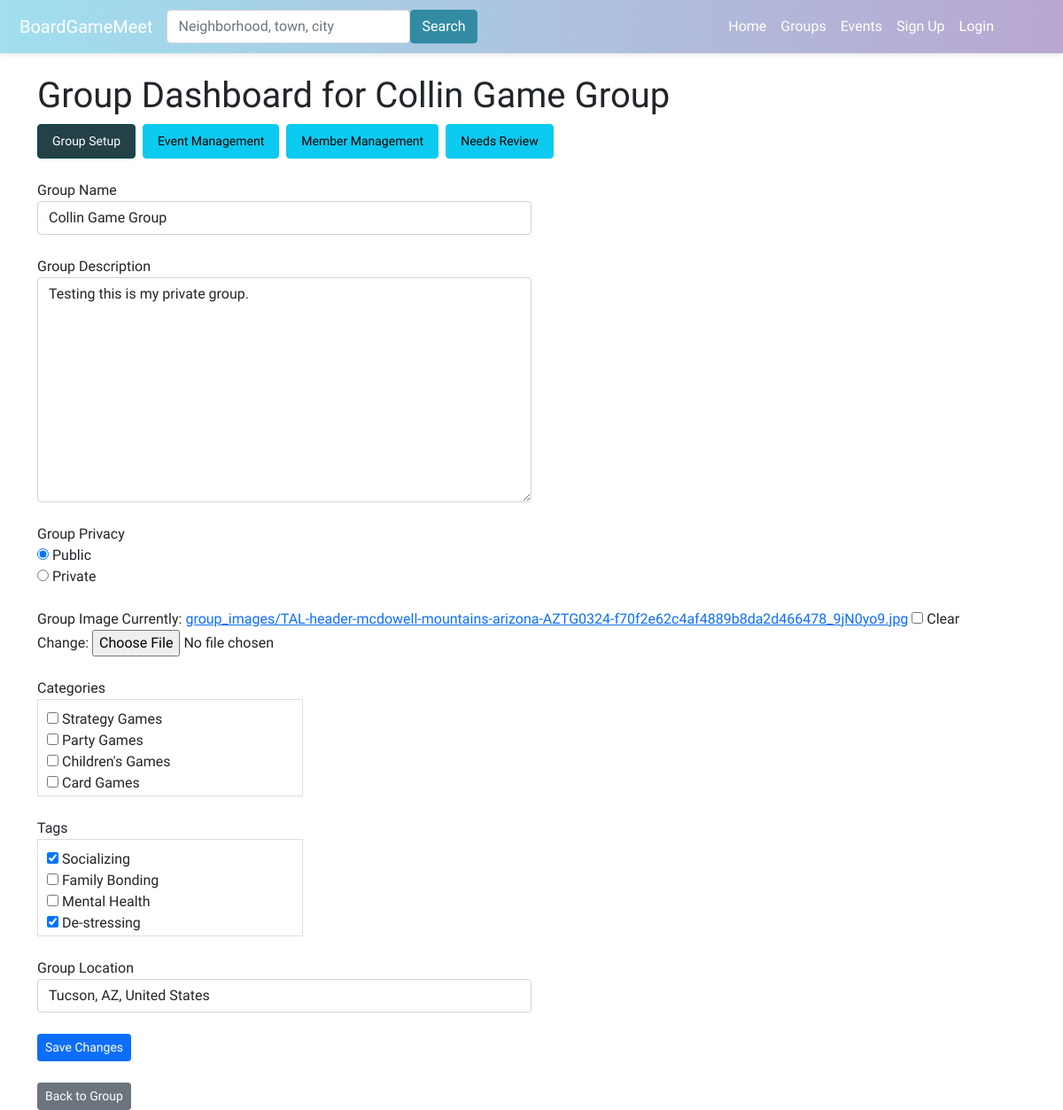
The page /group-dashboard/collin-game-group-5/ on the database as committed earlier.
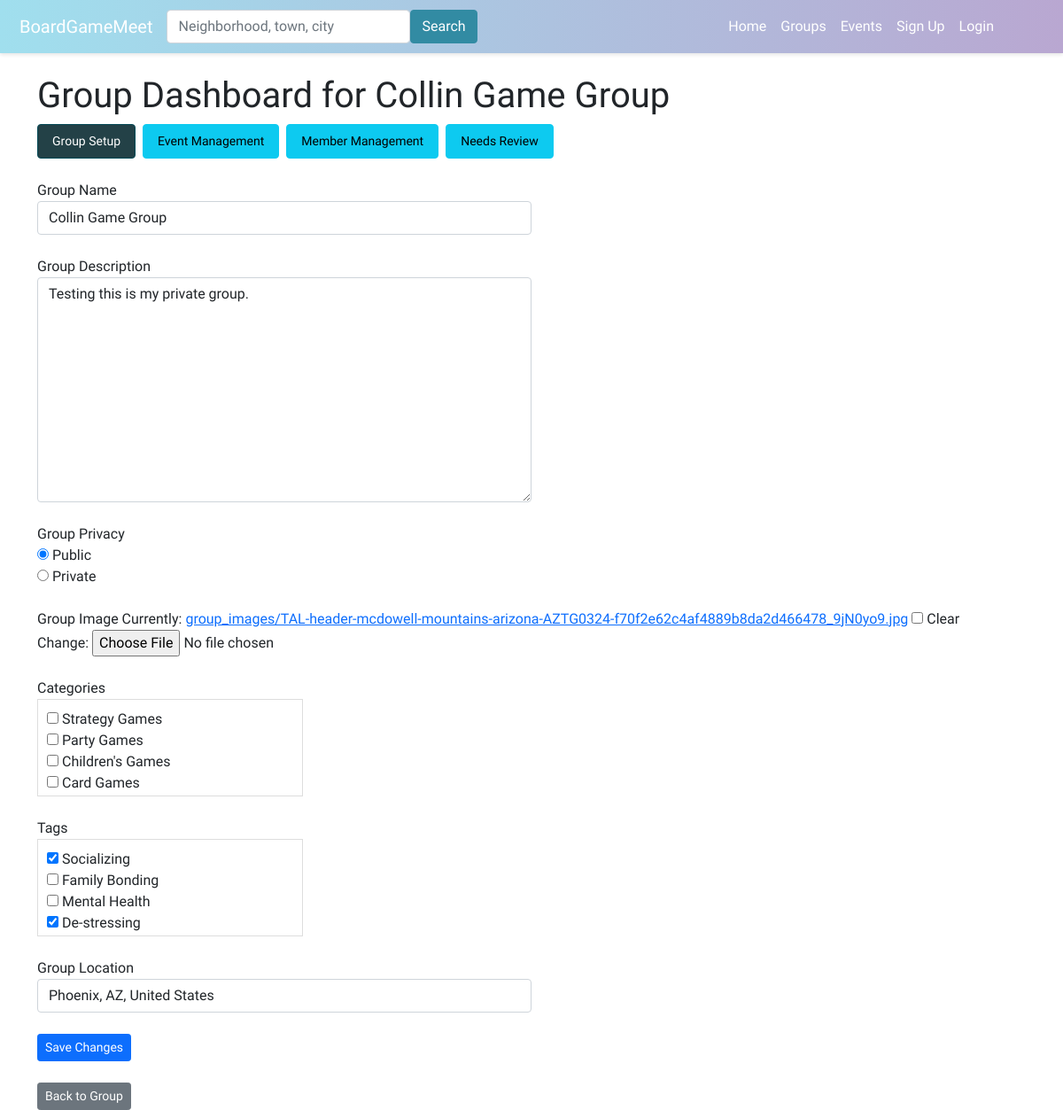
The same page on the database as committed later.
### boardgame/models.py (models this page shows, shortened)
class GroupLocation(models.Model):
    group = models.OneToOneField('Group', on_delete=models.CASCADE)
    city = models.CharField(max_length=100)
    sublocality = models.CharField(max_length=100, blank=True)  # neighborhoods or sublocalities
    state = models.CharField(max_length=100, blank=True)
    postcode = models.CharField(max_length=20, blank=True)
    country = models.CharField(max_length=100)
    latitude = models.DecimalField(max_digits=9, decimal_places=6, blank=True, null=True)
    longitude = models.DecimalField(max_digits=9, decimal_places=6, blank=True, null=True)

### boardgame/views.py (the view, shortened to what this page needs)
# urls.py: path('group-dashboard/<slug:group_slug>/', views.manage_group_dashboard, name='manage_group_dashboard'),
def manage_group_dashboard(request, group_slug, section=None):
    group = get_object_or_404(Group, slug=group_slug)
    section = section or request.GET.get('section', 'group_setup')
    group_location = None
    if GroupLocation.objects.filter(group=group).exists():
        group_location = GroupLocation.objects.get(group=group)
    context = {'group': group, 'section': section}
    if section == 'group_setup':
        if request.method == 'POST':
            form = GroupForm(request.POST, instance=group)
            if form.is_valid():
                form.save()
                place_id = request.POST.get('place_id')
                if place_id:
                    place_details = fetch_place_details(place_id)
                    if place_details:
                        if group_location is None:
                            group_location = GroupLocation(group=group)
                        group_location.city = place_details.get('city', '')
                        group_location.sublocality = place_details.get('sublocality', '')
                        group_location.state = place_details.get('state', '')
                        group_location.postcode = place_details.get('postcode', '')
                        group_location.country = place_details.get('country', '')
                        group_location.latitude = place_details.get('latitude', None)
                        group_location.longitude = place_details.get('longitude', None)
                        group_location.save()
                messages.success(request, 'Group updated successfully.')
                return redirect('manage_group_dashboard_with_section', group_slug=group.slug, section='group_setup')
        else:
            form = GroupForm(instance=group)
        context.update({'form': form,'current_location': group_location})
    elif section == 'needs_review':
        pass
    return render(request, 'boardgame/manage_group_dashboard.html', context)

### boardgame/forms.py
class GroupForm(forms.ModelForm):
    class Meta:
        model = Group
        fields = ['name', 'description','group_image','group_privacy','categories', 'tags']
        labels = {
            'name': 'Group Name',
            'description': 'Group Description',
            'group_privacy': 'Group Privacy',
            'group_image': 'Group Image',
        }
        widgets = {
            'name': forms.TextInput(attrs={'class': 'form-control', 'style': 'width: 50%;'}),
            'description': forms.Textarea(attrs={'class': 'form-control', 'style': 'width: 50%;'}),
            'categories': forms.CheckboxSelectMultiple,
            'tags': forms.CheckboxSelectMultiple,
            'group_privacy': forms.RadioSelect()
        }

### boardgame/models.py (called while the page is built)
    def __str__(self):
        return self.name

    def __str__(self):
        return self.name

### boardgame/templates/boardgame/manage_group_dashboard.html (shortened to what this page needs)
{% extends 'boardgame/base.html' %}
{% load static %}
{% block content %}
<head>
    <h1>Group Dashboard for {{ group.name }}</h1>
</head>
<nav>
    <ul class="nav nav-pills">
        <li class="nav-item">
            <a class="btn btn-info btn-sm me-2 nav-link {% if section == 'group_setup' %}active{% endif %}"
                href="{% url 'manage_group_dashboard_with_section' group.slug 'group_setup' %}">Group Setup</a>
        </li>
        <li class="nav-item">
            <a class="btn btn-info btn-sm me-2 nav-link {% if section == 'event_management' %}active{% endif %}"
                href="{% url 'manage_group_dashboard_with_section' group.slug 'event_management' %}">Event Management</a>
        </li>
        <li class="nav-item">
            <a class="btn btn-info btn-sm me-2 nav-link {% if section == 'member_management' %}active{% endif %}"
                href="{% url 'manage_group_dashboard_with_section' group.slug 'member_management' %}">Member Management</a>
        </li>
        <li class="nav-item">
            <a class="btn btn-info btn-sm me-2 nav-link {% if section == 'needs_review' %}active{% endif %}"
                href="{% url 'manage_group_dashboard_with_section' group.slug 'needs_review' %}">Needs Review</a>
        </li>
    </ul>
</nav>
<br/>
{% if section == 'group_setup' %}
<form method="post">
    <div class="form-group">
        <label for="{{ form.name.id_for_label }}">{{ form.name.label }}</label>
        {{ form.name }}
    </div>
    <br/>
    <div class="form-group">
        <label for="{{ form.description.id_for_label }}">{{ form.description.label }}</label>
        {{ form.description }}
    </div>
    <br/>
    <div class="form-group">
        <label for="{{ form.group_privacy.id_for_label }}">{{ form.group_privacy.label }}</label>
        {{ form.group_privacy }}
    </div>
    <br/>
    <div class="form-group">
        <label for="{{ form.group_image.id_for_label }}">{{ form.group_image.label }}</label>
        {{ form.group_image }}
     </div>
     <br/>
     <div class="form-group">
        <label for="id_categories">{{ form.categories.label }}</label>
        <div class="scrollable-checkboxes">
            {{ form.categories }}
        </div>
    </div>
    <br/>
    <div class="form-group">
        <label for="id_tags">{{ form.tags.label }}</label>
        <div class="scrollable-checkboxes">
            {{ form.tags }}
        </div>
    </div>
    <br/>
    <div class="form-group">
        <label for="group-location">Group Location</label>
        <input type="text" id="group-location" class="form-control" style="width: 50%;" name="location_city" value="{{ current_location.city }}, {{ current_location.state }}, {{ current_location.country }}">
    </div>
    <br/>
    <button class="btn btn-primary btn-sm" type="submit">Save Changes</button>
</form>
{% endif %}
    <div class="row mt-4">
        <div class="col-md-12">
            <a href="{% url 'group_profile' group.slug %}" class="btn btn-secondary btn-sm">Back to Group</a>
        </div>
    </div>
{% endblock %}

Rows that differ between the two databases and show on the page:
changed GroupLocation: location_city "Tucson, AZ, United States" → "Phoenix, AZ, United States"
